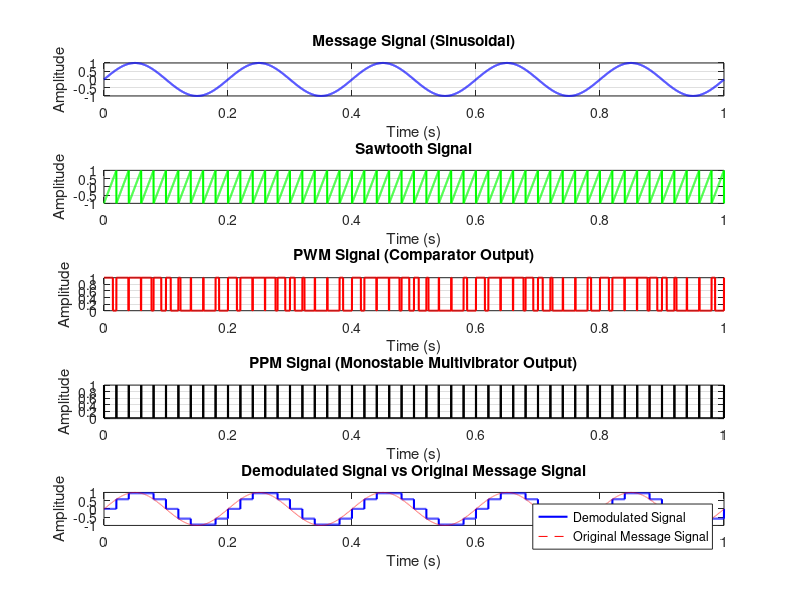

Write the MATLAB code that produced this figure.
clc;
clear;
close all;

% Parameters
fs = 10000;            % Sampling frequency (Hz)
T = 1;                 % Time duration (seconds)
t = 0:1/fs:T;          % Time vector
f_message = 5;         % Frequency of message signal (Hz)
f_sawtooth = 50;       % Frequency of the sawtooth signal (Hz)
message_amplitude = 1; % Amplitude of the message signal

% Generate sinusoidal message signal
message_signal = message_amplitude * sin(2 * pi * f_message * t);

% Generate sawtooth signal
sawtooth_signal = sawtooth(2 * pi * f_sawtooth * t);

% Comparator to generate PWM signal
pwm_signal = message_signal > sawtooth_signal;

% Pass PWM signal through a monostable multivibrator to generate PPM signal
ppm_signal = diff([0 pwm_signal]) > 0; % Monostable multivibrator output

% Ensure PPM signal length matches time vector t
ppm_signal_padded = zeros(1, length(t));  % Initialize the PPM signal
ppm_signal_padded(1:length(ppm_signal)) = ppm_signal;  % Assign PPM values

% Demodulation process (detect pulse positions)
pulse_positions = find(ppm_signal_padded == 1);  % Detect pulse edges (PPM signal)
demodulated_signal = zeros(1, length(t));

% Reconstruct the message based on the pulse positions
slot_duration = fs / f_sawtooth;
for i = 1:length(pulse_positions)
    demodulated_signal(pulse_positions(i):end) = message_amplitude * sin(2*pi*f_message*t(pulse_positions(i)));
end

% Plot all signals in one figure
figure;

% 1. Plot the message signal
subplot(5,1,1);
plot(t, message_signal, 'b', 'LineWidth', 1.5);
title('Message Signal (Sinusoidal)');
xlabel('Time (s)');
ylabel('Amplitude');
grid on;

% 2. Plot the sawtooth signal
subplot(5,1,2);
plot(t, sawtooth_signal, 'g', 'LineWidth', 1.5);
title('Sawtooth Signal');
xlabel('Time (s)');
ylabel('Amplitude');
grid on;

% 3. Plot the PWM signal
subplot(5,1,3);
plot(t, pwm_signal, 'r', 'LineWidth', 1.5);
title('PWM Signal (Comparator Output)');
xlabel('Time (s)');
ylabel('Amplitude');
grid on;

% 4. Plot the PPM signal
subplot(5,1,4);
plot(t, ppm_signal_padded, 'k', 'LineWidth', 1.5);
title('PPM Signal (Monostable Multivibrator Output)');
xlabel('Time (s)');
ylabel('Amplitude');
grid on;

% 5. Plot the demodulated signal vs the original message signal
subplot(5,1,5);
plot(t, demodulated_signal, 'b', 'LineWidth', 1.5);
hold on;
plot(t, message_signal, 'r--');
title('Demodulated Signal vs Original Message Signal');
xlabel('Time (s)');
ylabel('Amplitude');
legend('Demodulated Signal', 'Original Message Signal');
